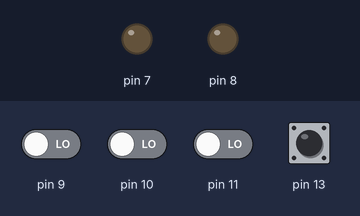
Recording of a sketch running on a simulated Arduino Uno, built with avr-gcc and run on an emulated ATmega328P. Shown: output pins drawn as LEDs (lit = HIGH). The inputs (shaded band) are chosen by the test bench; at power-on: pin 13 HIGH, pin 9–11 LOW.

Above: at 1.2 s.
1.3 s: pin 9 driven HIGH
At 1.9 s:
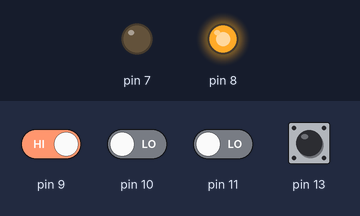
2.8 s: pin 10 driven HIGH
At 3.1 s:
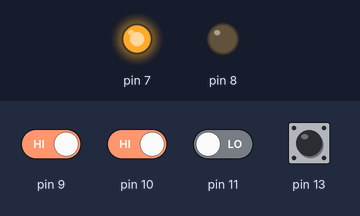
4.3 s: pin 11 driven HIGH
At 5.4 s:
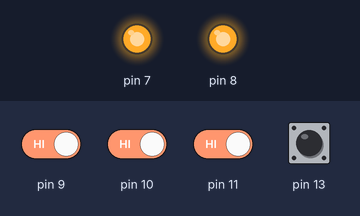
5.8 s: pin 11 driven LOW
At 6.6 s:
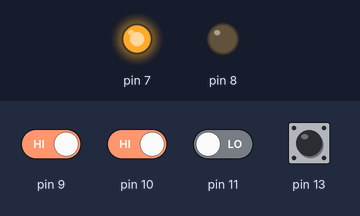
7.3 s: pin 9 driven LOW
At 7.7 s:
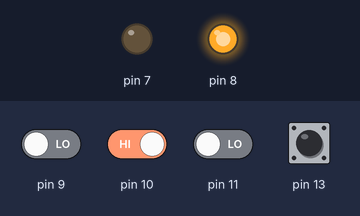
Timing chart, 0 to 9.8 s (numbered marks = the images above; inputs shaded):
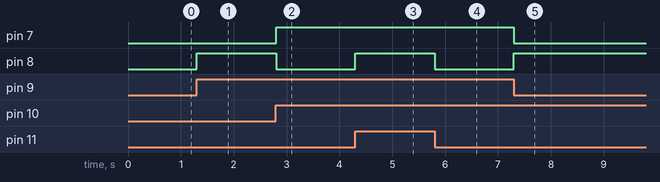

Measured:
- after the input at 1.3 s, pin 8: LOW → HIGH at once
- after the input at 2.8 s, pin 7: LOW → HIGH at once; pin 8: HIGH → LOW at once
- after the input at 4.3 s, pin 8: LOW → HIGH at once
- after the input at 5.8 s, pin 8: HIGH → LOW at once
- after the input at 7.3 s, pin 7: HIGH → LOW at once; pin 8: LOW → HIGH at once

The sketch:

task4.1.ino
```cpp
byte A,B,C;
byte a;
void setup() {
  // put your setup code here, to run once:

  pinMode(13, INPUT);
  pinMode(11, INPUT);
  pinMode(10, INPUT);
  pinMode(9, INPUT);

  pinMode(8, OUTPUT);
  pinMode(7, OUTPUT);
}


void loop() {
  // put your main code here, to run repeatedly:
  a=digitalRead(13);
  A=digitalRead(11);
  B=digitalRead(10);
  C=digitalRead(9);

  if(a==LOW){
    digitalWrite(8, A^B);
    digitalWrite(7, A&B);
  }
  else{
    digitalWrite(8, A^B^C);
    digitalWrite(7, (A&B)|(A&C)|(B&C));
  }

}
```
